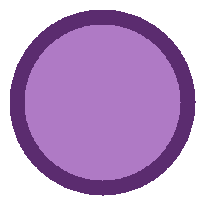
#> input picture Muck/circularOrg.png, 200 x 200 px
$ jupyter execute --allow-errors MarkerCreation.ipynb
#> lines starting #> are read from the running program, lines starting #| are printed output that depends on the picture
# Changing PNG color

[cell 1]
from PIL import Image
import os

# [35 lines left out: function newMarker, not called in this run]

[cell 2]
def includeTransparency(color, imageIndex):
    image = Image.open('circularOrg.png')
    pixelMap = image.load()
    newImg = Image.new(image.mode,image.size)
    pixelsNew = newImg.load()
    width,height = newImg.size


    h = color.lstrip('#')
    color = tuple(int(h[i:i+2], 16) for i in (0, 2, 4))
    color = color + (255,)

    for i in range(width):
        for j in range(height):
            pixelsNew[i,j] = pixelMap[i,j]
            if pixelMap[i,j][3] < 250:
                pixelsNew[i,j] = (255,255,255,255)
            elif pixelMap[i,j][0] < 255:
                if pixelMap[i,j][1] == 188:
                    a,b,c,d = color
                    pixelsNew[i,j] = (a,b,c,210)
                elif pixelMap[i,j][1] == 128:
                    pixelsNew[i,j] = color
    newImg.save( r"C:\Users\davie\Desktop\Masters\Dissertation\Code\SpeciesPlot\SpeciesPlot\markertmp.png", 'png')

    img = Image.open('markertmp.png')
    img = img.convert("RGBA")
    datas = img.getdata()

    newData = []
    for item in datas:
        if item[0] == 255 and item[1] == 255 and item[2] == 255:
            newData.append((255, 255, 255, 0))
        else:
            newData.append(item)

    img.putdata(newData)
    img.save("marker"+str(imageIndex)+".png", "PNG")
    os.remove("markertmp.png")

[cell 3]
# [6 lines left out: function generateNMarkers, not called in this run]

#includeTransparency("#E74C3C", 0)

[cell 4]
from PIL import Image
import os
import math

def redToBlue(n):
    buildArray = []
    lowRange = 255
    highRange = 255

    redNum = int(math.floor(n / 2))
    blueNum = int(math.ceil(n / 2))

    currentRed = 0
    redStep = int(lowRange / redNum)
    for i in range(0, redNum):
        color = currentRed * redStep
        hexidec = '#%02x%02x%02x' % (255, 0, color)
        buildArray.append(hexidec)
        currentRed += 1

    temp = []
    currentBlue = 0
    blueStep = int(lowRange / blueNum)
    for i in range(0, redNum):
        color = currentBlue * blueStep
        hexidec = '#%02x%02x%02x' % (color, 0, 255)
        temp.append(hexidec)
        currentBlue += 1

    temp = temp[::-1] #reverse the blue colours- they go in the opposite order
    buildArray.extend(temp)
    return buildArray

[cell 5]
# [5 lines left out: function generateColorMapMarkers, not called in this run]

def generateColorMapWTransparency(n):
    colorMap = redToBlue(n)

    for k,i in enumerate(colorMap):
        includeTransparency(i, k)
#> in includeTransparency, image is the input picture: PIL image 200x200 RGBA; mean R, G, B, A 101.8, 67, 116.3, 172.9
#> in includeTransparency, `newImg = Image.new(image.mode,image.size)`: newImg: PIL image 200x200 RGBA; every value is 0

#> (the rest of this cell did not finish here and is left out)

[cell 6]
from PIL import Image
from PIL import ImageDraw
image = Image.new('RGBA', (200, 200))

draw = ImageDraw.Draw(image)
draw.ellipse((10, 10, 195, 195), fill = '#5B2C6F', outline ='#5B2C6F')
draw.ellipse((25, 25, 180, 180), fill = '#AF7AC5', outline ='#AF7AC5')

image.save("circularOrg"+".png", "PNG")
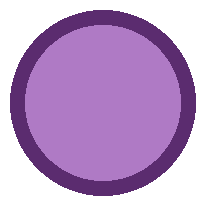
#> saved as circularOrg.png: PIL image 200x200 RGBA; mean R, G, B, A 101.9, 67.1, 116.4, 173; transparent parts drawn white
